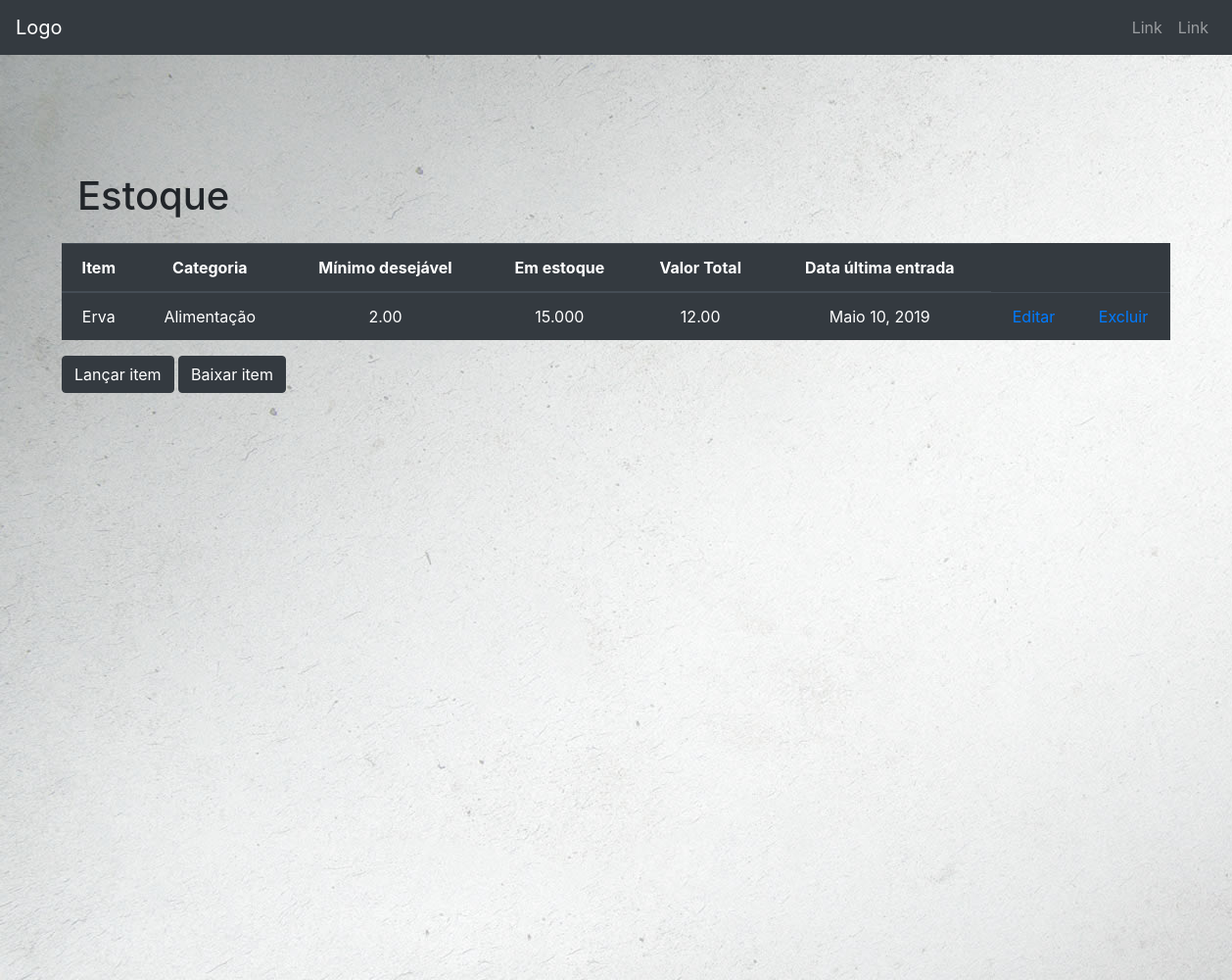
Page /estoque/ on the earlier database version.
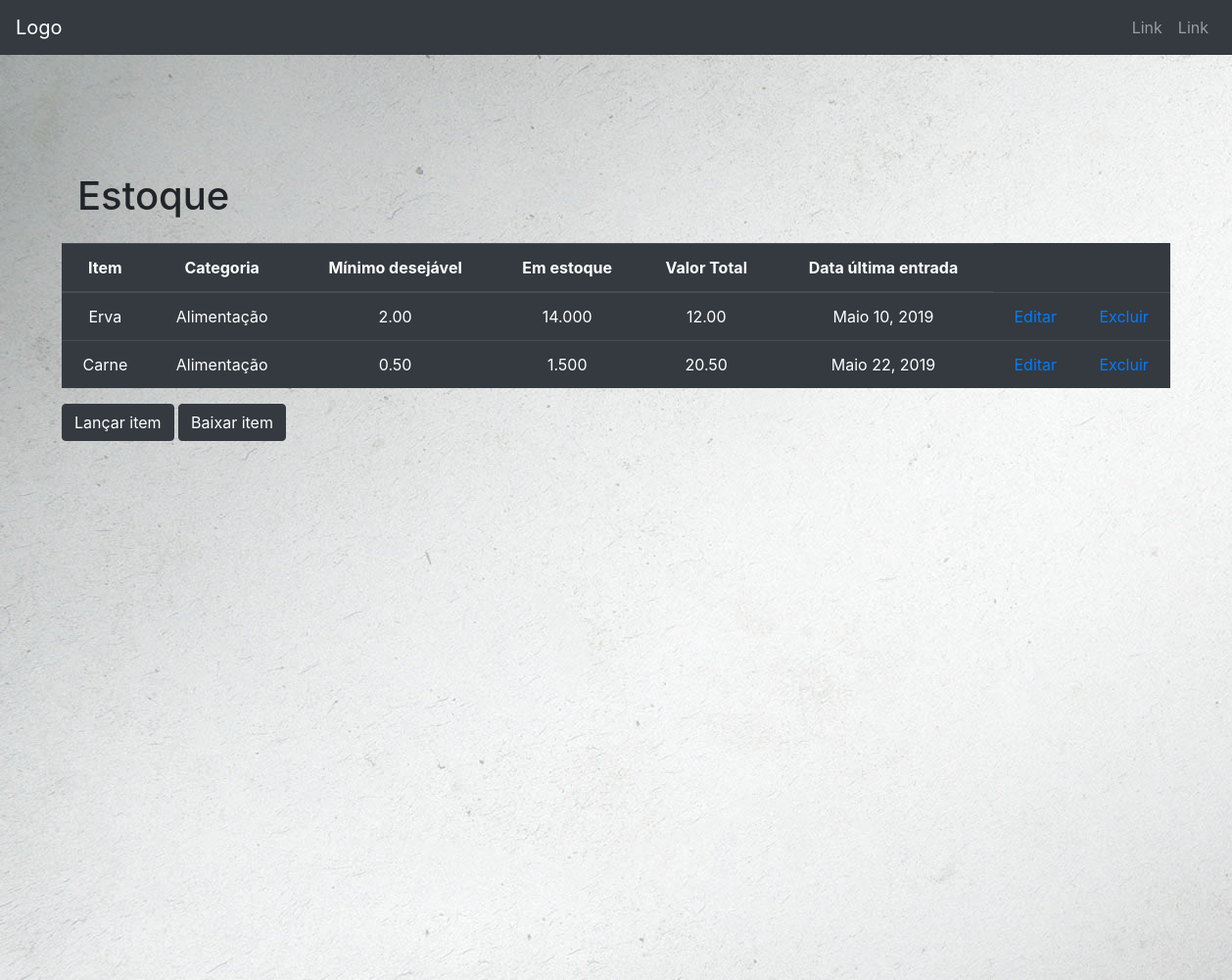
Same page on the later database version.
### Dispensa/models.py (models this page shows, shortened)
class Item(models.Model):
    nome = models.CharField(max_length=100)
    categoria = models.CharField(max_length=30, choices=tipos_categorias)
    unidade_medida = models.CharField(max_length=10, choices=medidas)
    valor_unitario = models.DecimalField(max_digits=10, decimal_places=2)
    quantidade_minima_desejada = models.DecimalField(max_digits=10, decimal_places=2)

class Estoque(models.Model):
    data_entrada = models.DateField()
    ultima_data_saida = models.DateField(null=True, blank=True)
    quantidade = models.DecimalField(max_digits=10, decimal_places=3)
    item = models.ManyToManyField("Item")
    valor_total = models.DecimalField(max_digits=10, decimal_places=2)

### Dispensa/views.py (the view)
# urls.py: path('estoque/', estoque, name='estoque'),
def estoque(request):
    estoque = Estoque.objects.all()
    return render(request, 'estoque.html', {'estoque': estoque})

### Dispensa/templates/estoque.html (shortened to what this page needs)
<!DOCTYPE html>
{% extends 'cabecalho.html' %}
{% load crispy_forms_tags %} ## Carregando a biblioteca
{% load staticfiles %}
  {% load static %}
{% block content %}
<div class="container-fluid fundo lista">
    <div class="row">
        <div class="col-12 justify-content-around">
            <ul class="tabela">
                <h1 class="p-3">Estoque</h1>
                <table class="table table-dark table-hover text-center">
                    <thead>
                        <tr>
                            <th>Item</th>
                            <th>Categoria</th>
                            <th>Mínimo desejável</th>
                            <th>Em estoque</th>
                            <th>Valor Total</th>
                            <th>Data última entrada</th>
                        </tr>
                    </thead>
                    <tbody>
                        {% for estoque in estoque %}
                            <tr>
                                {% for item in estoque.item.all %}
                                    <td>{{ item.nome }}</td>
                                    <td>{{ item.categoria }}</td>
                                    <td>{{ item.quantidade_minima_desejada }}</td>
                                    <td>{{ estoque.quantidade }}</td>
                                    <td>{{ estoque.valor_total }}</td>
                                    <td>{{ estoque.data_entrada}}</td>
                                    <td><a href="{% url 'alterar_estoque' estoque.id %}">Editar</a></td>
                                    <td><a href="{% url 'delete_estoque' estoque.id %}">Excluir</a></td>
                                {% endfor %}
                            </tr>
                       {% endfor %}
                    </tbody>
                </table>
            </ul>
            <div class="row">
                <div class="col-12 ml-5">
                    <a class="" href="{% url 'estoque_form' %}">
                        <button class="btn btn-dark" type="button">Lançar item</button>
                    </a>
                    <a class="" href="{% url 'estoque_form' %}">
                        <button class="btn btn-dark" type="button">Baixar item</button>
                    </a>
                </div>
            </div>
        </div>
    </div>
{% endblock %}

Differences in the rows shown:
changed Estoque "Maio 10, 2019": quantidade "15.000" → "14.000"
added Estoque: quantidade "1.500", valor_total "20.50", data_entrada "Maio 22, 2019"
added Item: nome "Carne", categoria "Alimentação", quantidade_minima_desejada "0.50"
